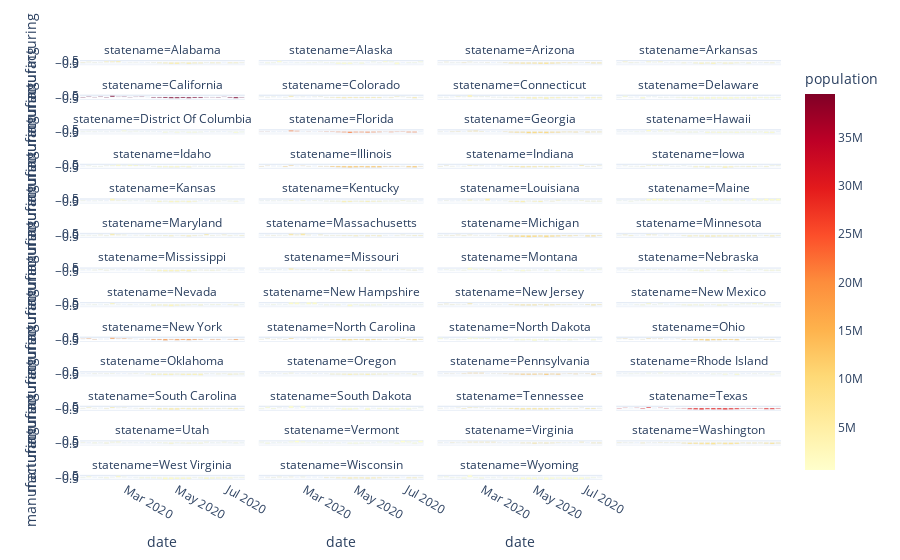

The code cell stored with this chart in its notebook:
### Markdown cell above
### Time line of average job posting for Manufacturing industry, by different states

### Code cell
data = df_burnings_date_state
fig = px.bar(data, x="date", y="manufacturing",facet_col='statename', facet_col_wrap=4,height=2300,color="population",color_continuous_scale=px.colors.sequential.YlOrRd)
fig.show()
